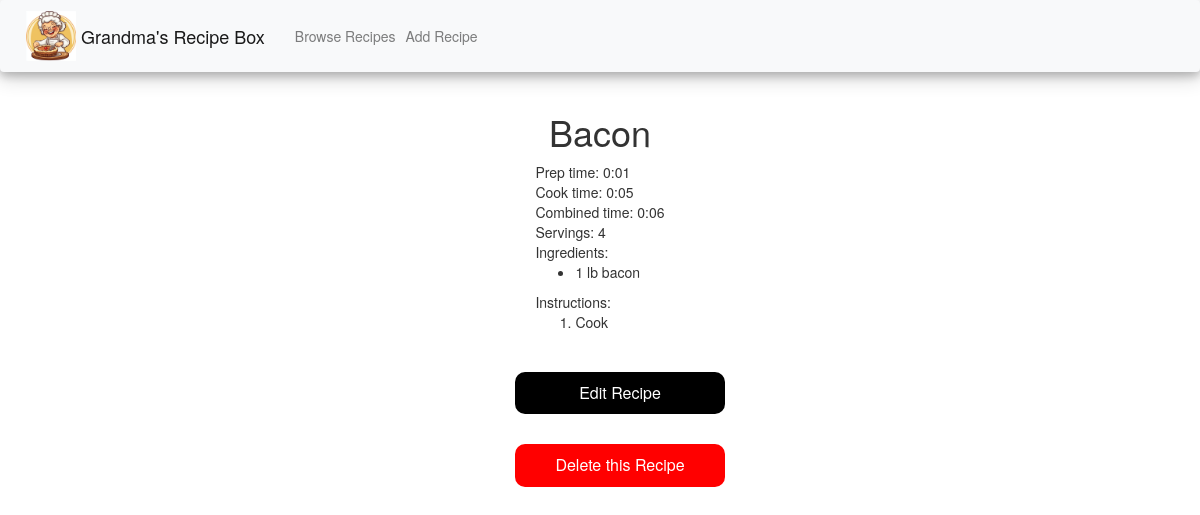
The page /viewRecipe/1 on the database as committed earlier.
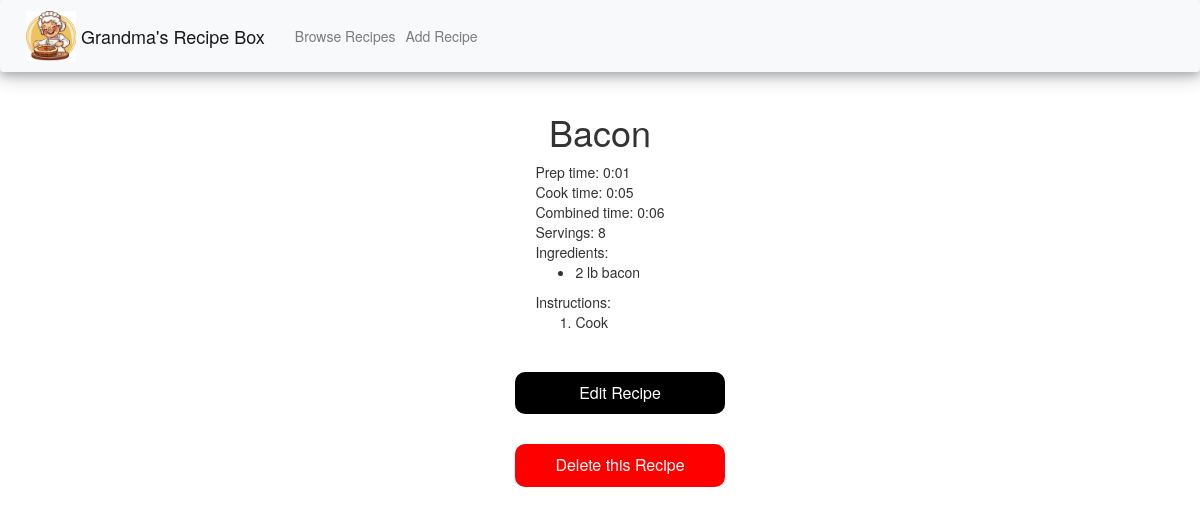
The same page on the database as committed later.
### project/models.py (models this page shows)
class Recipe(models.Model):
    title = models.CharField(max_length=100, null=False, blank=False)
    ingredients = models.TextField(null=False, blank=False)
    instructions = models.TextField(null=False, blank=False)
    prepMinutes = models.IntegerField(null=False, blank=False)
    cookMinutes = models.IntegerField(null=False, blank=False)
    servings = models.IntegerField(null=False, blank=False)
    def getIngredients(self):
        html = []
        html.append("<ul>")
        lines = self.ingredients.split("\n")
        for line in lines:
            html.append("<li>" + self.clean_line(line) + "</li>")
        html.append("</ul>")
        return "".join(html)
    def getInstructions(self):
        html = []
        html.append("<ol>")
        lines = self.instructions.split("\n")
        for line in lines:
            html.append("<li>" + line + "</li>")
        html.append("</ol>")
        return "".join(html)
    def convert_mins_to_hhmm(self, mins):
        hours = mins // 60
        minutes = mins % 60
        return f"{hours}:{minutes:02d}"
    def combine_times(self):
        total_time = self.prepMinutes + self.cookMinutes
        return self.convert_mins_to_hhmm(total_time)
    def clean_line(self, line):
        sep_line = line.split(",")
        clean_line = " ".join(sep_line)
        return clean_line

### project/views.py (the view)
# urls.py: path("viewRecipe/<int:id>", views.viewRecipe, name="viewRecipe"),
def viewRecipe(request, id):
    recipe = Recipe.objects.get(pk=id)
    formattedIngredients = recipe.getIngredients()
    formattedInstructions = recipe.getInstructions()
    prepTime = recipe.convert_mins_to_hhmm(recipe.prepMinutes)
    cookTime = recipe.convert_mins_to_hhmm(recipe.cookMinutes)
    combinedTime = recipe.combine_times()
    return render(request, "viewRecipe.html", {
        "recipe": recipe,
        "formattedIngredients": formattedIngredients,
        "formattedInstructions": formattedInstructions,
        "prepTime": prepTime,
        "cookTime" : cookTime,
        "combinedTime" : combinedTime
    })

### project/templates/viewRecipe.html (shortened to what this page needs)
{% extends "layout.html" %}
{% block body %}
    <div class="mainDiv">
        <h1> {{ recipe.title }} </h1>
        <div>
            {% autoescape off %}
            Prep time: {{ prepTime }}<br>
            Cook time: {{ cookTime }}<br>
            Combined time: {{ combinedTime }}<br>
            Servings: {{ recipe.servings }}<br>
            Ingredients: {{ formattedIngredients }}
            Instructions: {{ formattedInstructions }}
            {% endautoescape %}
        </div>
        <div>
            <form action="{% url 'editRecipe' prev_id=recipe.id %}">
                <button class="button" type="submit" value="Edit Recipe" >
                    Edit Recipe
                </button>
            </form>
            <form action="{% url 'deleteRecipe' id=recipe.id %}">
                <button class="button" style="background-color:red;" type="submit" value="Delete Recipe" >
                    Delete this Recipe
                </button>
            </form>
        </div>
    </div>
{% endblock %}

Rows that differ between the two databases and show on the page:
changed Recipe "Bacon": servings "4" → "8"
Other text that changed with them:
text no longer shown: "1 lb bacon"
text now shown: "2 lb bacon"
